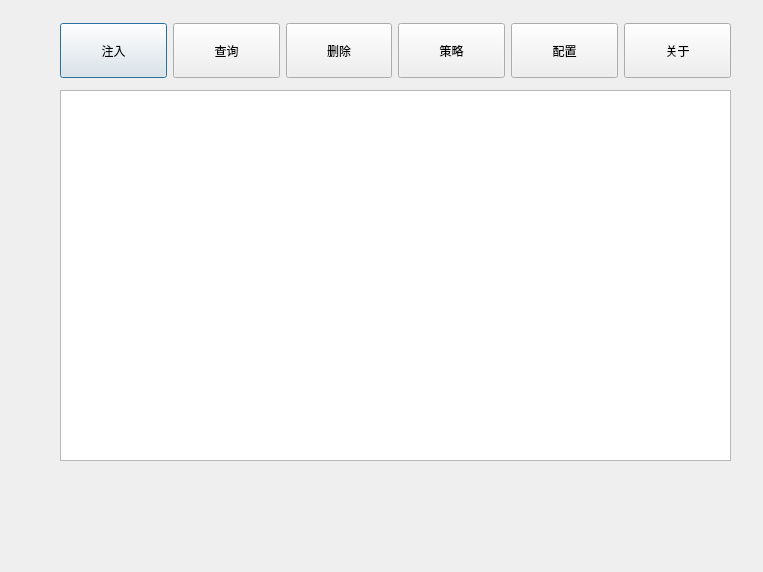
<?xml version="1.0" encoding="UTF-8"?>
<ui version="4.0">
 <class>Dialog</class>
 <widget class="QDialog" name="Dialog">
  <property name="geometry">
   <rect>
    <x>0</x>
    <y>0</y>
    <width>763</width>
    <height>572</height>
   </rect>
  </property>
  <property name="windowTitle">
   <string>Dialog</string>
  </property>
  <widget class="QWidget" name="layoutWidget">
   <property name="geometry">
    <rect>
     <x>60</x>
     <y>20</y>
     <width>671</width>
     <height>61</height>
    </rect>
   </property>
   <property name="minimumSize">
    <size>
     <width>0</width>
     <height>55</height>
    </size>
   </property>
   <layout class="QHBoxLayout" name="horizontalLayout">
    <item>
     <widget class="QPushButton" name="pushButton">
      <property name="minimumSize">
       <size>
        <width>0</width>
        <height>55</height>
       </size>
      </property>
      <property name="text">
       <string>注入</string>
      </property>
     </widget>
    </item>
    <item>
     <widget class="QPushButton" name="pushButton_2">
      <property name="minimumSize">
       <size>
        <width>0</width>
        <height>55</height>
       </size>
      </property>
      <property name="text">
       <string>查询</string>
      </property>
     </widget>
    </item>
    <item>
     <widget class="QPushButton" name="pushButton_3">
      <property name="minimumSize">
       <size>
        <width>0</width>
        <height>55</height>
       </size>
      </property>
      <property name="text">
       <string>删除</string>
      </property>
     </widget>
    </item>
    <item>
     <widget class="QPushButton" name="pushButton_4">
      <property name="minimumSize">
       <size>
        <width>0</width>
        <height>55</height>
       </size>
      </property>
      <property name="text">
       <string>策略</string>
      </property>
     </widget>
    </item>
    <item>
     <widget class="QPushButton" name="pushButton_5">
      <property name="minimumSize">
       <size>
        <width>0</width>
        <height>55</height>
       </size>
      </property>
      <property name="text">
       <string>配置</string>
      </property>
     </widget>
    </item>
    <item>
     <widget class="QPushButton" name="pushButton_6">
      <property name="minimumSize">
       <size>
        <width>0</width>
        <height>55</height>
       </size>
      </property>
      <property name="text">
       <string>关于</string>
      </property>
     </widget>
    </item>
   </layout>
  </widget>
  <widget class="QPlainTextEdit" name="plainTextEdit">
   <property name="geometry">
    <rect>
     <x>60</x>
     <y>90</y>
     <width>671</width>
     <height>371</height>
    </rect>
   </property>
  </widget>
 </widget>
 <resources/>
 <connections/>
</ui>
